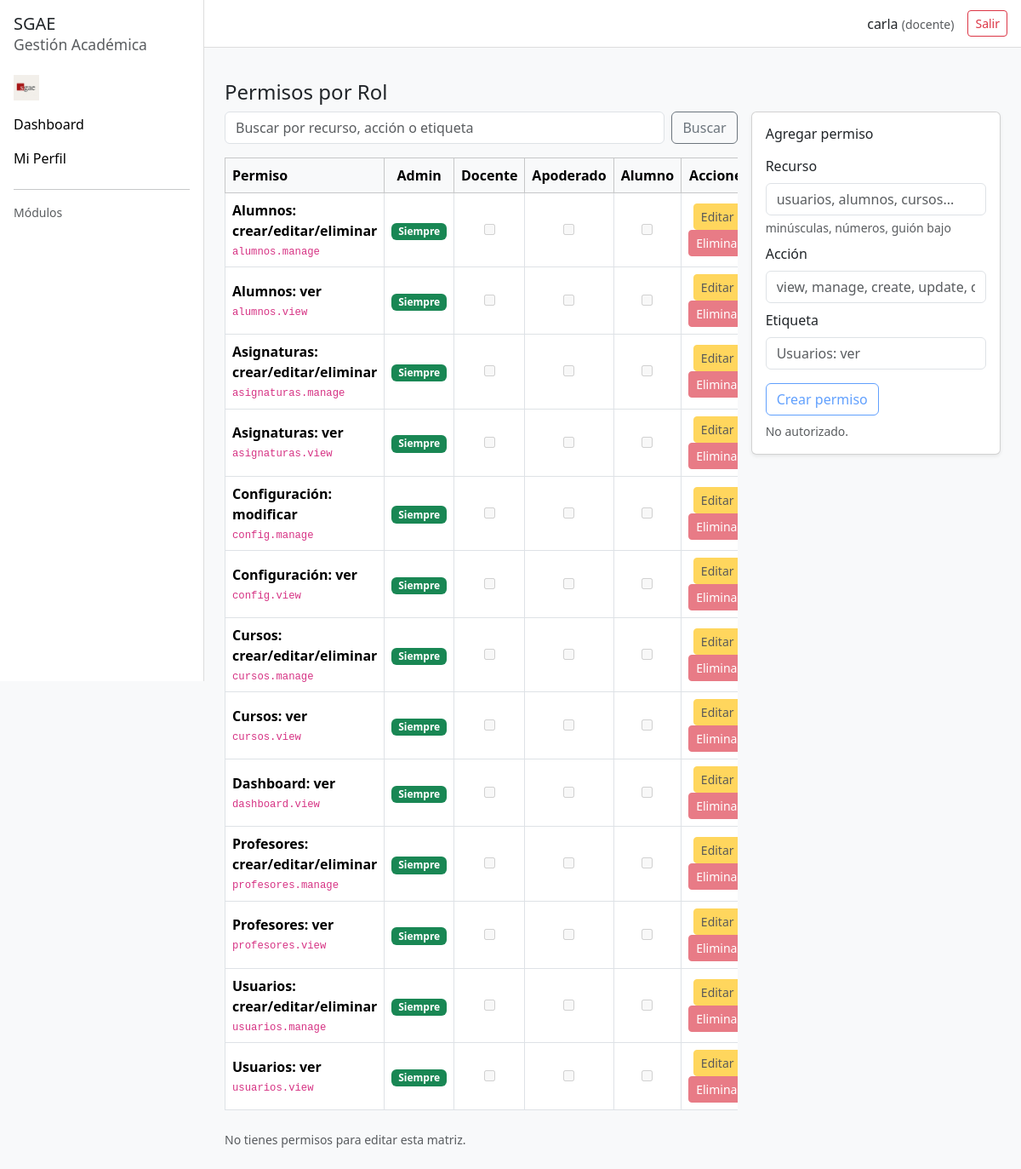
/public/permisos.php (signed in), run on the app's committed database.
### tables this page shows
CREATE TABLE IF NOT EXISTS permisos (
  id_permiso INT AUTO_INCREMENT PRIMARY KEY,
  recurso    VARCHAR(64) NOT NULL,
  accion     VARCHAR(32) NOT NULL,
  etiqueta   VARCHAR(128) NOT NULL,  
  UNIQUE KEY uq_perm (recurso, accion)
);

### includes/acl.php (called while the page is built, shortened)
<?php
if (!function_exists('acl_can')) {
    function acl_can(PDO $pdo, string $rol, string $recurso, string $accion): bool {
        $rol = strtolower(trim($rol));
        $recurso = strtolower(trim($recurso));
        $accion  = strtolower(trim($accion));
        $st = $pdo->prepare("SELECT id_permiso FROM permisos WHERE recurso=:r AND accion=:a");
        $st->execute([':r'=>$recurso, ':a'=>$accion]);
        $pid = (int)($st->fetchColumn() ?: 0);
        if ($pid <= 0) return false;
        $st2 = $pdo->prepare("SELECT 1 FROM rol_permiso WHERE rol=:rol AND id_permiso=:pid LIMIT 1");
        $st2->execute([':rol'=>$rol, ':pid'=>$pid]);
        return (bool)$st2->fetchColumn();
    }
}

### public/permisos.php (the view, shortened to what this page needs)
<?php
require __DIR__ . '/_layout_top.php';
require __DIR__ . '/../includes/acl.php';
$ROLES = ['admin','docente','apoderado','alumno'];
$rolActual   = strtolower($_SESSION['usuario']['rol'] ?? 'alumno');
$puedeEditar = acl_can($pdo, $rolActual, 'config', 'manage');
$permisos = $pdo->query("SELECT id_permiso, recurso, accion, etiqueta FROM permisos ORDER BY recurso, accion")->fetchAll(PDO::FETCH_ASSOC);
$grants = []; foreach ($ROLES as $r) $grants[$r] = [];
?>
<h4>Permisos por Rol</h4>
<div class="row g-3">
  <div class="col-lg-8">
    <form class="d-flex mb-3" method="get">
      <input class="form-control me-2" type="search" name="q" placeholder="Buscar por recurso, acción o etiqueta" value="<?= htmlspecialchars($_GET['q'] ?? '') ?>">
      <button class="btn btn-outline-secondary">Buscar</button>
    </form>
    <form method="post">
      <div class="table-responsive">
        <table class="table table-bordered align-middle">
          <thead class="table-light">
            <tr>
              <th style="white-space:nowrap">Permiso</th>
              <?php foreach ($ROLES as $rol): ?>
                <th class="text-center" style="width:130px"><?= htmlspecialchars(ucfirst($rol)) ?></th>
              <?php endforeach; ?>
              <th class="text-center" style="width:140px">Acciones</th>
            </tr>
          </thead>
          <tbody>
            <?php if (!$permisos): ?>
              <tr><td colspan="<?= 2+count($ROLES) ?>" class="text-center text-muted">No hay permisos definidos.</td></tr>
            <?php else: foreach ($permisos as $p): ?>
              <tr>
                <td>
                  <div class="fw-semibold"><?= htmlspecialchars($p['etiqueta']) ?></div>
                  <div class="text-muted small"><code><?= htmlspecialchars($p['recurso']) ?>.<?= htmlspecialchars($p['accion']) ?></code></div>
                </td>
                <?php foreach ($ROLES as $rol): ?>
                  <td class="text-center">
                    <?php if ($rol === 'admin'): ?>
                      <span class="badge bg-success">Siempre</span>
                    <?php else:
                      $checked = in_array((int)$p['id_permiso'], $grants[$rol], true);
                    ?>
                      <input type="checkbox" name="perm_<?= htmlspecialchars($rol) ?>[]" value="<?= (int)$p['id_permiso'] ?>"
                             <?= $checked ? 'checked' : '' ?> <?= $puedeEditar ? '' : 'disabled' ?>>
                    <?php endif; ?>
                  </td>
                <?php endforeach; ?>
                <td class="text-center">
                  <button type="button" class="btn btn-sm btn-warning me-1"
                          data-bs-toggle="modal" data-bs-target="#modalEditarPermiso"
                          data-id="<?= (int)$p['id_permiso'] ?>"
                          data-recurso="<?= htmlspecialchars($p['recurso']) ?>"
                          data-accion="<?= htmlspecialchars($p['accion']) ?>"
                          data-etiqueta="<?= htmlspecialchars($p['etiqueta']) ?>"
                          <?= $puedeEditar ? '' : 'disabled' ?>>Editar</button>
                  <button type="button" class="btn btn-sm btn-danger"
                          data-bs-toggle="modal" data-bs-target="#modalEliminarPermiso"
                          data-id="<?= (int)$p['id_permiso'] ?>"
                          data-etiqueta="<?= htmlspecialchars($p['etiqueta']) ?>"
                          <?= $puedeEditar ? '' : 'disabled' ?>>Eliminar</button>
                </td>
              </tr>
            <?php endforeach; endif; ?>
          </tbody>
        </table>
      </div>
      <?php if ($puedeEditar): ?>
        <button class="btn btn-primary">Guardar cambios</button>
      <?php else: ?>
        <div class="text-muted small mt-2">No tienes permisos para editar esta matriz.</div>
      <?php endif; ?>
    </form>
  </div>
  <div class="col-lg-4">
    <div class="card shadow-sm">
      <div class="card-body">
        <h6 class="mb-3">Agregar permiso</h6>
        <form method="post" autocomplete="off">
          <div class="mb-2">
            <label class="form-label">Recurso</label>
            <input class="form-control" name="recurso" placeholder="usuarios, alumnos, cursos..." required>
            <div class="form-text">minúsculas, números, guión bajo</div>
          </div>
          <div class="mb-2">
            <label class="form-label">Acción</label>
            <input class="form-control" name="accion_perm" placeholder="view, manage, create, update, delete..." required>
          </div>
          <div class="mb-3">
            <label class="form-label">Etiqueta</label>
            <input class="form-control" name="etiqueta" placeholder="Usuarios: ver" required>
          </div>
          <button class="btn btn-outline-primary" <?= $puedeEditar ? '' : 'disabled' ?>>Crear permiso</button>
          <?php if (!$puedeEditar): ?><div class="text-muted small mt-2">No autorizado.</div><?php endif; ?>
        </form>
      </div>
    </div>
  </div>
</div>
<?php require __DIR__ . '/_layout_bottom.php';  ?>

### public/_layout_top.php (style rules this page uses)
body { background-color:#f8f9fa; }

### data on the page
permisos: etiqueta "Alumnos: crear/editar/eliminar", recurso "alumnos", accion "manage"
permisos: etiqueta "Alumnos: ver", recurso "alumnos", accion "view"
permisos: etiqueta "Asignaturas: crear/editar/eliminar", recurso "asignaturas", accion "manage"
permisos: etiqueta "Asignaturas: ver", recurso "asignaturas", accion "view"
permisos: etiqueta "Configuración: modificar", recurso "config", accion "manage"
permisos: etiqueta "Configuración: ver", recurso "config", accion "view"
permisos: etiqueta "Cursos: crear/editar/eliminar", recurso "cursos", accion "manage"
permisos: etiqueta "Cursos: ver", recurso "cursos", accion "view"
permisos: etiqueta "Dashboard: ver", recurso "dashboard", accion "view"
permisos: etiqueta "Profesores: crear/editar/eliminar", recurso "profesores", accion "manage"
permisos: etiqueta "Profesores: ver", recurso "profesores", accion "view"
permisos: etiqueta "Usuarios: crear/editar/eliminar", recurso "usuarios", accion "manage"
permisos: etiqueta "Usuarios: ver", recurso "usuarios", accion "view"

### other printed values
$nombreUser "carla"
$rolUsuario "docente"
$rol "Admin"
$rol "Docente"
$rol "Apoderado"
$rol "Alumno"
